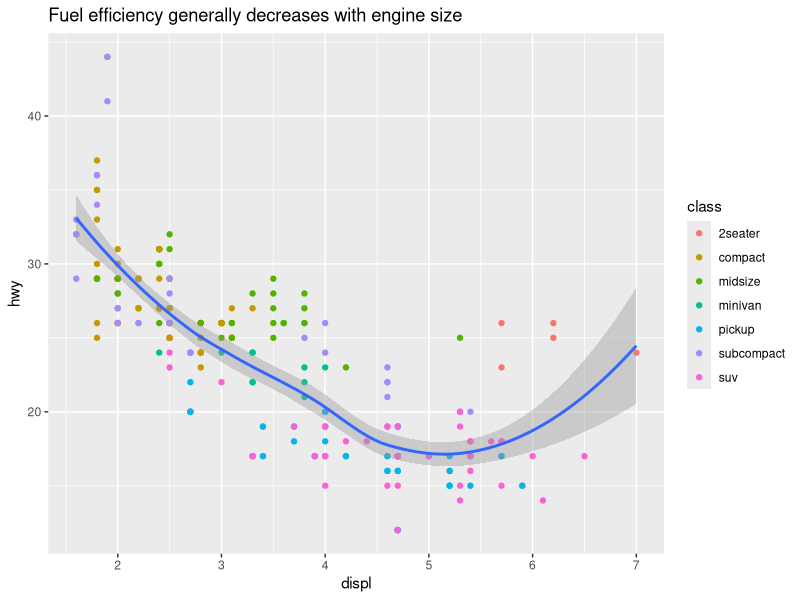
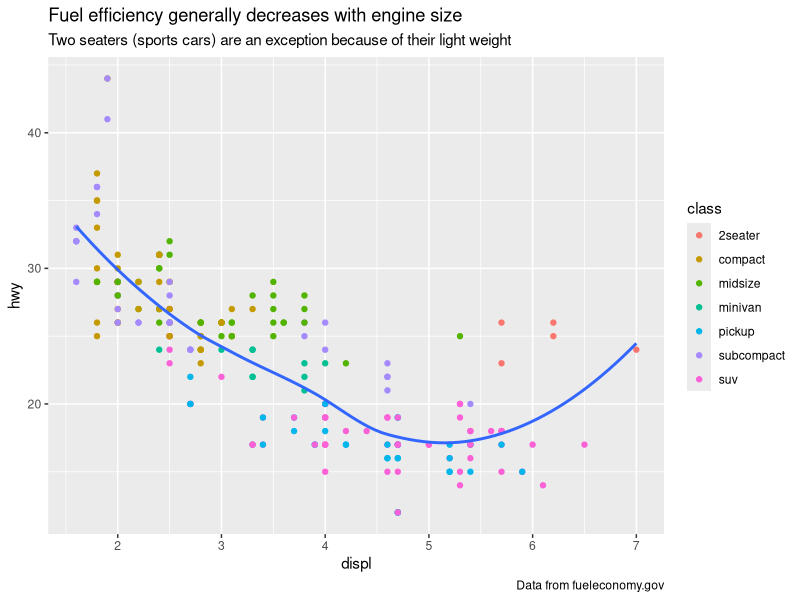
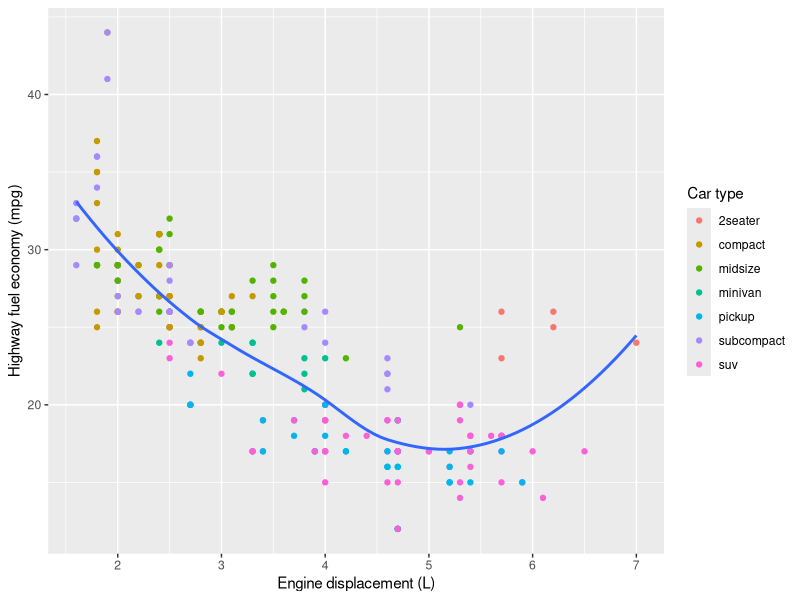
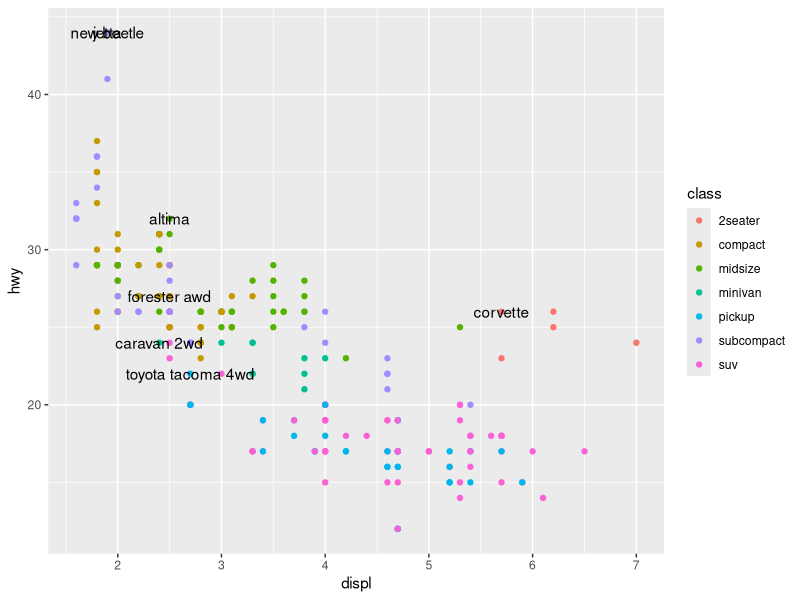
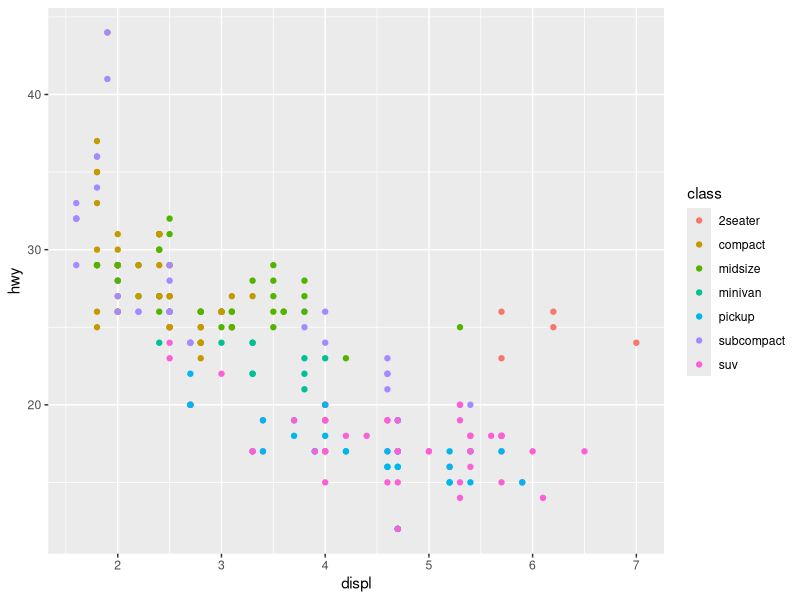
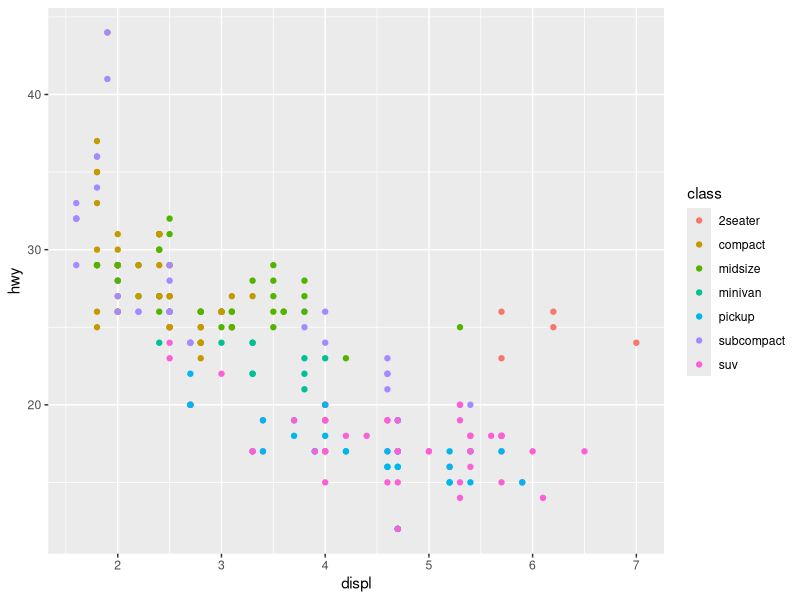
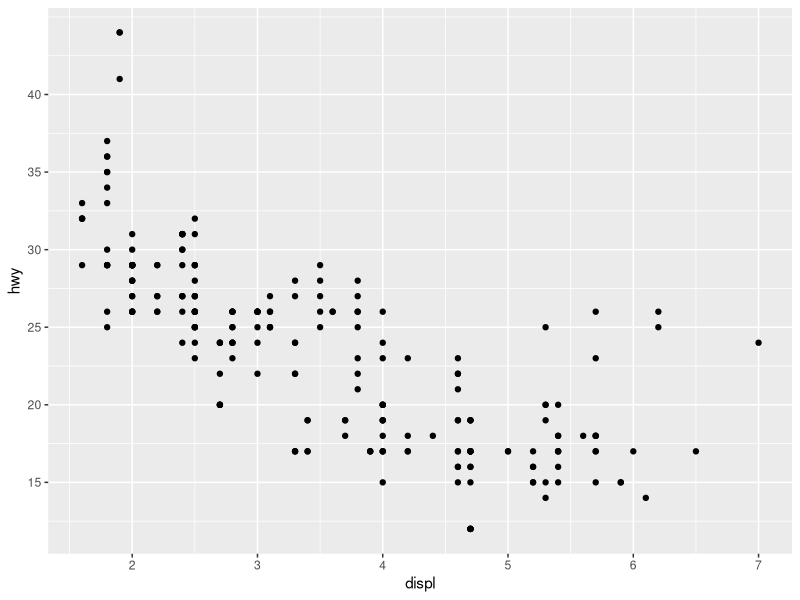
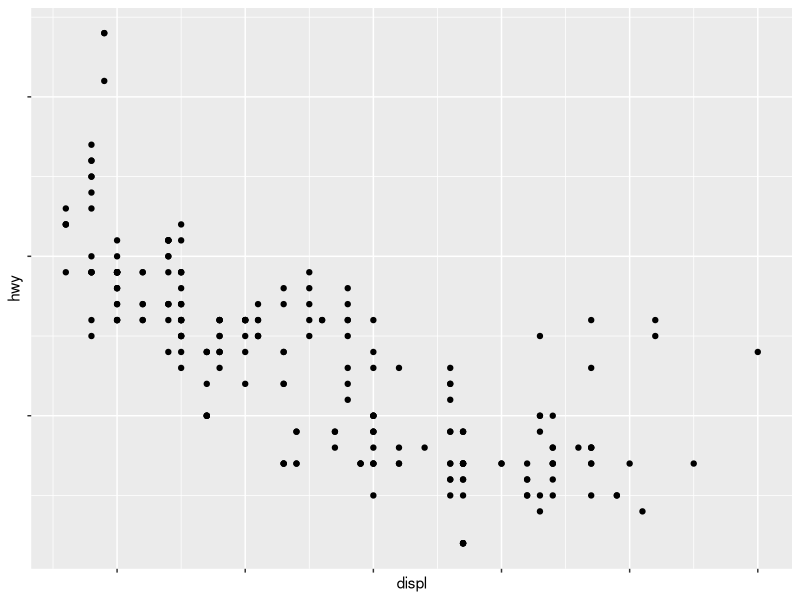

These charts were generated, in order, by the following R code:
## ---- chunk 1
knitr::opts_chunk$set(echo = TRUE)
## ---- chunk 2
library(tidyverse)
## ---- chunk 3
ggplot(mpg, aes(displ, hwy)) +
  geom_point(aes(color = class)) +
  geom_smooth(se.e = FALSE) +
  labs(title = "Fuel efficiency generally decreases with engine size")
## ---- chunk 4

ggplot(mpg, aes(displ, hwy)) +
  geom_point(aes(color = class)) +
  geom_smooth(se = FALSE) +
  labs(
    title = "Fuel efficiency generally decreases with engine size",
    subtitle = "Two seaters (sports cars) are an exception because of their light weight",
    caption = "Data from fueleconomy.gov"
  )


## ---- chunk 5
ggplot(mpg, aes(displ, hwy)) +
  geom_point(aes(colour = class)) +
  geom_smooth(se = FALSE) +
  labs(
    x = "Engine displacement (L)",
    y = "Highway fuel economy (mpg)",
    colour = "Car type"
  )
## ---- chunk 6
best_in_class <- mpg %>%
  group_by(class) %>%
  filter(row_number(desc(hwy)) == 1)

ggplot(mpg, aes(displ, hwy)) +
  geom_point(aes(colour = class)) +
  geom_text(aes(label = model), data = best_in_class)

## ---- chunk 7
ggplot(mpg, aes(displ, hwy)) +
  geom_point(aes(colour = class))
## ---- chunk 8
ggplot(mpg, aes(displ, hwy)) +
  geom_point(aes(colour = class)) +
  scale_x_continuous() +
  scale_y_continuous() +
  scale_colour_discrete()
## ---- chunk 9
ggplot(mpg, aes(displ, hwy)) +
  geom_point() +
  scale_y_continuous(breaks = seq(15, 40, by = 5))
## ---- chunk 10
seq(15, 40, by = 5)
    
## ---- chunk 11
ggplot(mpg, aes(displ, hwy)) +
  geom_point() +
  scale_x_continuous(labels = NULL) +
  scale_y_continuous(labels = NULL)
## ---- chunk 12
base <- ggplot(mpg, aes(displ, hwy)) +
  geom_point(aes(colour = class))

base + theme(legend.position = "left")
base + theme(legend.position = "top")
base + theme(legend.position = "bottom")
base + theme(legend.position = "right") # the default
## ---- chunk 13
ggplot(diamonds, aes(carat, price)) +
  geom_bin2d() + 
  scale_x_log10() + 
  scale_y_log10()
## ---- chunk 14
ggplot(mpg, aes(displ, hwy)) +
  geom_point(aes(color = drv))

ggplot(mpg, aes(displ, hwy)) +
  geom_point(aes(color = drv)) +
  scale_colour_brewer(palette = "Set1")
## ---- chunk 15
ggplot(mpg, aes(displ, hwy)) +
  geom_point(aes(color = drv, shape = drv)) +
  scale_colour_brewer(palette = "Set1")
## ---- chunk 16
presidential %>%
  mutate(id = 33 + row_number()) %>%
  ggplot(aes(start, id, colour = party)) +
    geom_point() +
    geom_segment(aes(xend = end, yend = id)) +
    scale_colour_manual(values = c(Republican = "red", Democratic = "blue"))
## ---- chunk 17
library(viridis)
library(hexbin)
## ---- chunk 18
df <- tibble( # note we're just making a fake dataset so we can plot it
  x = rnorm(10000),
  y = rnorm(10000)
)
ggplot(df, aes(x, y)) +
  geom_hex() + # a new geom!
  coord_fixed()

ggplot(df, aes(x, y)) +
  geom_hex() +
  viridis::scale_fill_viridis() +
  coord_fixed()
## ---- chunk 19
ggplot(mpg, aes(displ, hwy)) +
  geom_point(aes(color = class)) +
  geom_smooth(se = FALSE) +
  theme_bw()
## ---- chunk 20
ggplot(mpg, aes(displ, hwy)) +
  geom_point(aes(color = class)) +
  geom_smooth(se = FALSE) +
  theme_light()
## ---- chunk 21
ggplot(mpg, aes(displ, hwy)) +
  geom_point(aes(color = class)) +
  geom_smooth(se = FALSE) +
  theme_classic()
## ---- chunk 22
ggplot(mpg, aes(displ, hwy)) +
  geom_point(aes(color = class)) +
  geom_smooth(se = FALSE) +
  theme_dark()
## ---- chunk 23
theme (panel.border = element_blank(),
        panel.grid.minor.x = element_blank(),
        panel.grid.minor.y = element_blank(),
        legend.position="bottom",
        legend.title=element_blank(),
        legend.text=element_text(size=8),
        panel.grid.major = element_blank(),
        legend.key = element_blank(),
        legend.background = element_blank(),
        axis.text.y=element_text(colour="black"),
        axis.text.x=element_text(colour="black"),
        text=element_text(family="Arial")) 

## ---- chunk 24
ggplot(mpg, aes(displ, hwy)) + geom_point()

ggsave("my-plot.pdf")
#> Saving 7 x 4.32 in image
## ---- chunk 25

